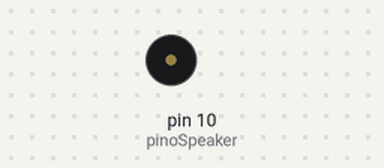
Simulated run of this sketch. Board: Arduino Uno, built with avr-gcc and run on an emulated ATmega328P. On the bench: buzzer (waves = sounding).

Above: at 0.1 s.
Timing chart, 0 to 1.6 s (numbered marks = the images above):
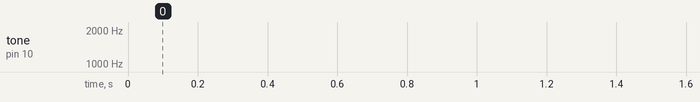

The sketch:

05_Buzzer_2.ino
```cpp
// 05 Buzzer - versão 2 - sirene

#define tempo 10
int frequencia = 0;
int pinoSpeaker = 10;

void setup()
{
  pinMode(pinoSpeaker, OUTPUT);
}

void loop()
{
  for (frequencia = 150; frequencia < 1800; frequencia += 1)
  {
    tone(pinoSpeaker, frequencia, tempo);
    delay(1);
  }

  for (frequencia = 1800; frequencia > 150; frequencia -= 1)
  {
    tone(pinoSpeaker, frequencia, tempo);
    delay(1);
  }
}
```
